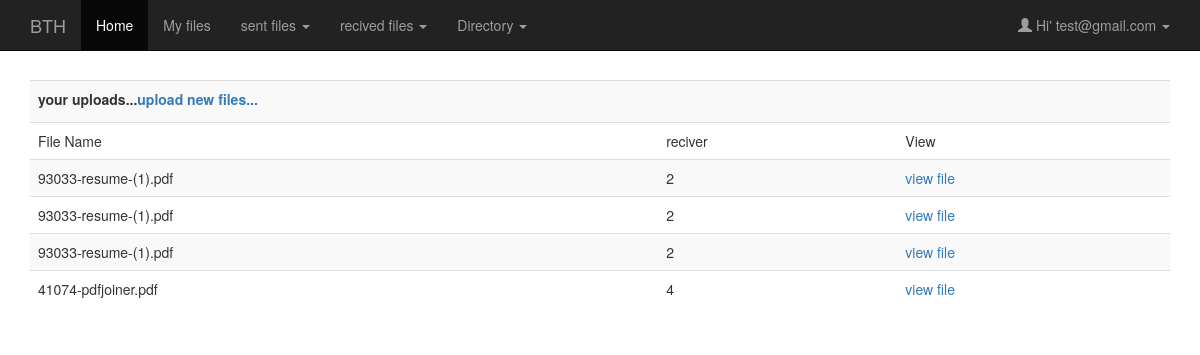
The page /send.php (signed in) on the database its author committed.
### tables this page shows
CREATE TABLE IF NOT EXISTS `users` (
  `userId` int(11) NOT NULL AUTO_INCREMENT,
  `userName` varchar(30) NOT NULL,
  `userEmail` varchar(60) NOT NULL,
  `userPass` varchar(255) NOT NULL,
  `userFoldername` varchar(255) NOT NULL,
  PRIMARY KEY (`userId`),
  UNIQUE KEY `userEmail` (`userEmail`)
);

CREATE TABLE IF NOT EXISTS `can_view` (
  `id` int(11) NOT NULL AUTO_INCREMENT,
  `sender` int(11) NOT NULL,
  `sender_name` varchar(30) NOT NULL,
  `reciver` int(11) NOT NULL,
  `reciver_name` varchar(30) NOT NULL,
  `file_id` varchar(100) NOT NULL,
  PRIMARY KEY (`id`)
);

### send.php (the view, shortened to what this page needs)
<?php include_once('include/header.php');?>
<div class='container'>
<br>
<br>
	<table class="table table-striped">
    <tr>
    <th colspan="8">your uploads...<label><a href="index.php">upload new files...</a></label></th>
    </tr>
    <tr>
     <td>File Name</td>
	 <td>reciver</td>
     <td>View</td>
    </tr>
    <?php
	$userId=$_SESSION['user'];
	$sql="SELECT * FROM can_view where sender=$userId";
	$result_set=mysql_query($sql);
	while($row=mysql_fetch_array($result_set))
	{
		?>
        <tr>
        <td><?php echo $row['file_id'] ?></td>
        <td><?php echo $row['reciver'] ?></td>
        <td><a href="uploads/<?php echo $row['file_id']?>" target="_blank">view file</a></td>
        </tr>
        <?php
	}
	?>
    </table>
</div>
</body>
</html>

### include/header.php (shortened to what this page needs)
<?php
	$res=mysql_query("SELECT * FROM users WHERE userId=".$_SESSION['user']);
	$userRow=mysql_fetch_array($res);
?>
<!DOCTYPE html>
<html>
<head>
<link rel="stylesheet" href="assets/css/bootstrap.min.css" type="text/css"  />
<link rel="stylesheet" href="style.css" type="text/css" />
</head>
<body>
	<nav class="navbar navbar-inverse navbar-fixed-top">
      <div class="container">
        <div class="navbar-header">
          <a class="navbar-brand" href="home.php">BTH</a>
        </div>
        <div id="navbar" class="navbar-collapse collapse">
          <ul class="nav navbar-nav">
            <li class="active"><a href="home.php">Home</a></li>
            <li><a href="view.php">My files</a></li>
			<li class="dropdown">
          <a href="#" class="dropdown-toggle" data-toggle="dropdown" role="button" aria-haspopup="true" aria-expanded="false">sent files <span class="caret"></span></a>
        </li>
		<li class="dropdown">
          <a href="#" class="dropdown-toggle" data-toggle="dropdown" role="button" aria-haspopup="true" aria-expanded="false">recived files <span class="caret"></span></a>
        </li>
		<li class="dropdown">
          <a href="#" class="dropdown-toggle" data-toggle="dropdown" role="button" aria-haspopup="true" aria-expanded="false">Directory <span class="caret"></span></a>
        </li>
          </ul>
          <ul class="nav navbar-nav navbar-right">
            <li class="dropdown">
              <a href="#" class="dropdown-toggle" data-toggle="dropdown" role="button" aria-haspopup="true" aria-expanded="false">
			  <span class="glyphicon glyphicon-user"></span>&nbsp;Hi' <?php echo $userRow['userEmail']; ?>&nbsp;<span class="caret"></span></a>
            </li>
          </ul>
        </div>
      </div>
    </nav>
	<br>
	<br>

### style.css (style rules this page uses)
* { margin:0; padding:0; }

### rows shown on the page
users: userEmail "test@gmail.com"
can_view: file "93033-resume-(1).pdf", reciver "2"
can_view: file "93033-resume-(1).pdf", reciver "2"
can_view: file "93033-resume-(1).pdf", reciver "2"
can_view: file "41074-pdfjoiner.pdf", reciver "4"
